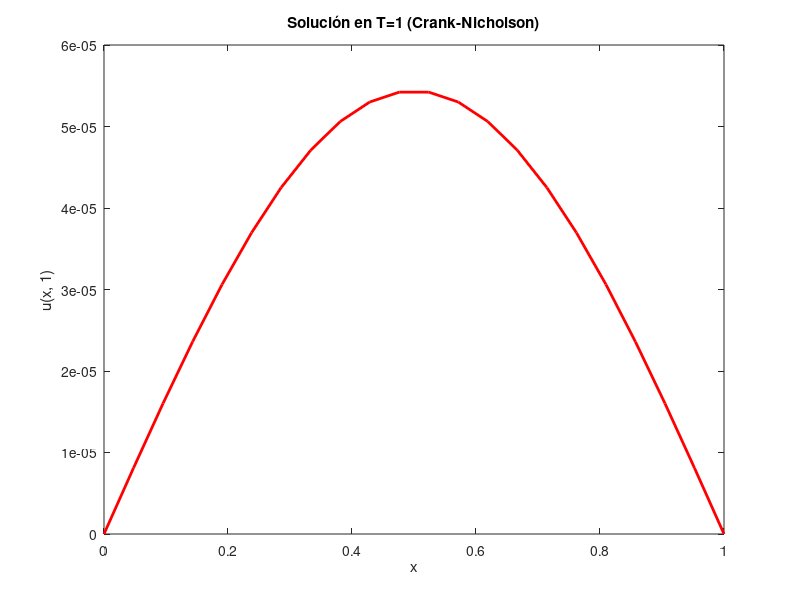
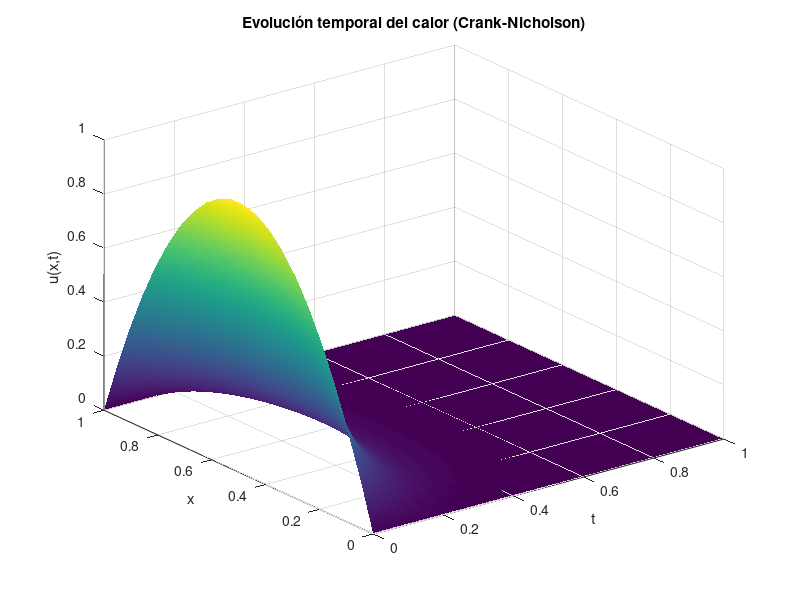

Write the MATLAB code that produced these figures, in order.
clc
clear all
close all
format long

a=0; b=1; c=0; T=1; 

M = 1000;
dt = (T-c)/(M+1); % partición temporal
t1 = c : dt : T; 


N = 20;
h = (b-a)/(N+1); % partición espacial
x1 = a : h : b;

k = 1;
gamma = dt*k/(h.^2);

% Como ahora tenemos estabilidad siempre, no hacemos warning

[t, x] = meshgrid(t1, x1); % cuadrícula
z = zeros(length(x1), length(t1)); 

%  u(x,0)
z(:, 1) = 4*x1' - 4.*(x1'.^2); 

% Condiciones de frontera
z(1, :) = 0;   
z(end, :) = 0; 

% Construcción de matrices A (futuro) y B (presente)

N = length(x1) - 2; % Nodos espaciales interiores

% Matriz A 
diag_princ_A = (1 + gamma) * ones(N, 1);
diag_sec_A = (-gamma/2) * ones(N - 1, 1);
A = diag(diag_princ_A) + diag(diag_sec_A, 1) + diag(diag_sec_A, -1);

% Matriz B
diag_princ_B = (1 - gamma) * ones(N, 1);
diag_sec_B = (gamma/2) * ones(N - 1, 1);
B = diag(diag_princ_B) + diag(diag_sec_B, 1) + diag(diag_sec_B, -1);

for i = 2:length(t1)
    % Extraemos los nodos interiores de i-1
    U_presente = z(2:end-1, i-1);

    % Resolución
    U_futuro = A \ (B * U_presente);

    % Guardamos el resultado para i
    z(2:end-1, i) = U_futuro;
end

% i) Solución en 2D para T = 1
figure
plot(x1, z(:, end), 'r', 'LineWidth', 2)
title('Solución en T=1 (Crank-Nicholson)')
xlabel('x'); ylabel('u(x, 1)')

% ii) Solución en 3D
figure
surf(t, x, z)
shading interp 
title('Evolución temporal del calor (Crank-Nicholson)')
xlabel('t'); ylabel('x'); zlabel('u(x,t)')
